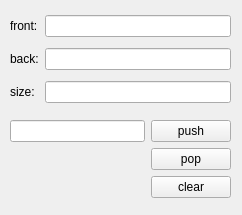
<?xml version="1.0" encoding="UTF-8"?>
<ui version="4.0">
 <class>MainWindow</class>
 <widget class="QMainWindow" name="MainWindow">
  <property name="geometry">
   <rect>
    <x>0</x>
    <y>0</y>
    <width>242</width>
    <height>215</height>
   </rect>
  </property>
  <property name="windowTitle">
   <string>MainWindow</string>
  </property>
  <widget class="QWidget" name="centralwidget">
   <widget class="QWidget" name="gridLayoutWidget">
    <property name="geometry">
     <rect>
      <x>10</x>
      <y>10</y>
      <width>221</width>
      <height>101</height>
     </rect>
    </property>
    <layout class="QGridLayout" name="gridLayout">
     <item row="0" column="0">
      <widget class="QLabel" name="label">
       <property name="text">
        <string>front:</string>
       </property>
      </widget>
     </item>
     <item row="1" column="1">
      <widget class="QLineEdit" name="backLine">
       <property name="readOnly">
        <bool>true</bool>
       </property>
      </widget>
     </item>
     <item row="0" column="1">
      <widget class="QLineEdit" name="frontLine">
       <property name="readOnly">
        <bool>true</bool>
       </property>
      </widget>
     </item>
     <item row="1" column="0">
      <widget class="QLabel" name="label_2">
       <property name="text">
        <string>back:</string>
       </property>
      </widget>
     </item>
     <item row="2" column="0">
      <widget class="QLabel" name="label_3">
       <property name="text">
        <string>size:</string>
       </property>
      </widget>
     </item>
     <item row="2" column="1">
      <widget class="QLineEdit" name="sizeLine">
       <property name="readOnly">
        <bool>true</bool>
       </property>
      </widget>
     </item>
    </layout>
   </widget>
   <widget class="QWidget" name="gridLayoutWidget_2">
    <property name="geometry">
     <rect>
      <x>10</x>
      <y>120</y>
      <width>221</width>
      <height>81</height>
     </rect>
    </property>
    <layout class="QGridLayout" name="gridLayout_2">
     <item row="0" column="0">
      <widget class="QLineEdit" name="lineEdit">
       <property name="maxLength">
        <number>20</number>
       </property>
      </widget>
     </item>
     <item row="0" column="1">
      <widget class="QPushButton" name="pushButton">
       <property name="text">
        <string>push</string>
       </property>
      </widget>
     </item>
     <item row="1" column="1">
      <widget class="QPushButton" name="popButton">
       <property name="text">
        <string>pop</string>
       </property>
      </widget>
     </item>
     <item row="2" column="1">
      <widget class="QPushButton" name="clearButton">
       <property name="text">
        <string>clear</string>
       </property>
      </widget>
     </item>
    </layout>
   </widget>
  </widget>
  <widget class="QMenuBar" name="menubar">
   <property name="geometry">
    <rect>
     <x>0</x>
     <y>0</y>
     <width>242</width>
     <height>25</height>
    </rect>
   </property>
  </widget>
 </widget>
 <resources/>
 <connections/>
</ui>
